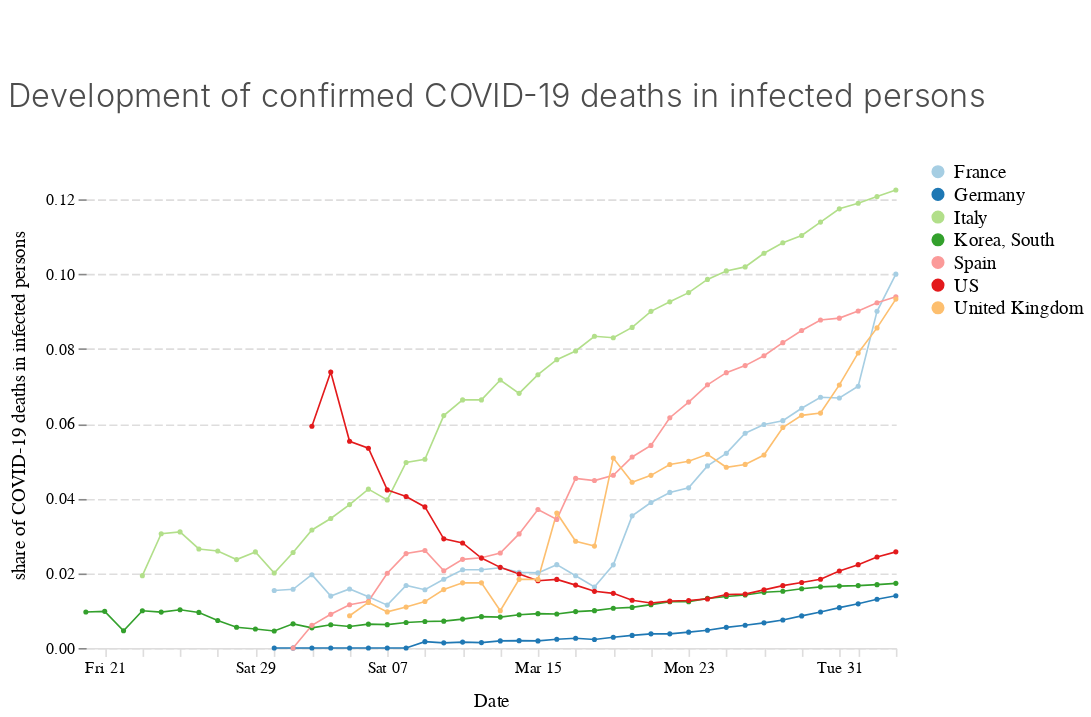

This figure's notebook cell:
### Code cell
chart_deaths_infections

### Figure 1 — Vega-Lite specification as saved in the notebook (floating-point values rounded to 4 significant figures; data arrays with more than 128 entries replaced by an {"elided": "..."} marker saying what was removed)
{"$schema": "https://vega.github.io/schema/vega-lite/v3.4.0.json", "config": {"area": {"fill": "#1696d2"}, "axisX": {"domain": true, "domainColor": "#DEDDDD", "domainDashOffset": 10, "domainWidth": 1, "grid": false, "labelAngle": 0, "labelFont": "Avenir", "labelFontSize": 10, "tickColor": "#DEDDDD", "titleFont": "Avenir", "titleFontSize": 12, "titleFontWeight": 400, "titlePadding": 10}, "axisY": {"domain": false, "domainDashOffset": 10, "grid": true, "gridColor": "#DEDDDD", "gridDash": [5, 2], "gridWidth": 1, "labelAngle": 0, "labelFont": "Avenir", "labelFontSize": 10, "titleFont": "Avenir", "titleFontSize": 12, "titleFontWeight": 400, "titlePadding": 10}, "bar": {"fill": "#1696d2", "strokeWidth": 0}, "guide-title": {"color": "Monospace", "font": "Avenir", "fontSize": 15}, "header": {"titleFontSize": 12, "titleFontWeight": 400}, "legend": {"labelFont": "Avenir", "labelFontSize": 12, "symbolSize": 50, "symbolType": "circle", "title": "", "titleFont": "Avenir", "titleFontSize": 12}, "line": {"color": "#1696d2", "stroke": "#1696d2", "strokeWidth": 1}, "path": {"stroke": "#1696d2"}, "point": {"filled": true}, "range": {"category": ["#a6cee3", "#1f78b4", "#b2df8a", "#33a02c", "#fb9a99", "#e31a1c", "#fdbf6f", "#ff7f00"], "diverging": ["#cfe8f3", "#a2d4ec", "#73bfe2", "#46abdb", "#1696d2", "#12719e"]}, "text": {"align": "right", "color": "#1696d2", "font": "Avenir", "fontSize": 12, "fontWeight": 400, "size": 11}, "title": {"anchor": "start", "color": "#4d4d4d", "font": "Avenir", "fontSize": 20, "fontWeight": 300, "lineHeight": 100, "offset": 30}, "trail": {"color": "#1696d2", "stroke": "#1696d2"}, "view": {"strokeWidth": 0}}, "data": {"name": "data-3d00cdd31ed62079cf00bf202d767d10"}, "datasets": {"data-3d00cdd31ed62079cf00bf202d767d10": {"elided": "248 records"}}, "encoding": {"color": {"field": "country", "type": "nominal"}, "x": {"field": "date", "title": "Date", "type": "temporal"}, "y": {"field": "death_rate", "title": "share of COVID-19 deaths in infected persons", "type": "quantitative"}}, "height": 300, "mark": {"point": {"shape": "circle", "size": 10}, "type": "line"}, "padding": {"bottom": 5, "left": 5, "right": 5, "top": 50}, "title": "Development of confirmed COVID-19 deaths in infected persons", "width": 500}
